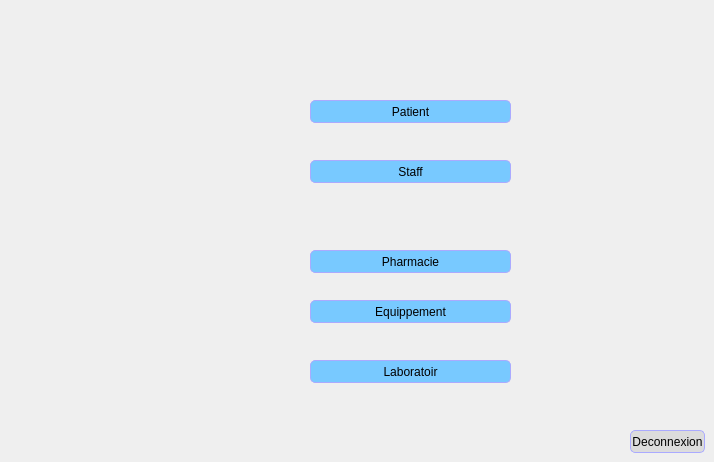
      <widget class="QWidget" name="tab_2">
       <attribute name="title">
        <string>       services       </string>
       </attribute>
       <widget class="QPushButton" name="pushButton_6">
        <property name="geometry">
         <rect>
          <x>310</x>
          <y>360</y>
          <width>201</width>
          <height>23</height>
         </rect>
        </property>
        <property name="styleSheet">
         <string notr="true">QPushButton:checked {
    background-color: qlineargradient(spread:pad, x1:0, y1:0, x2:0, y2:1,   stop:0 rgb(120, 201, 255), stop:1 rgb(120, 0, 255))
}

QPushButton:hover {

	background-color: rgb(170, 255, 255);
}
QPushButton {
     background-color: rgb(120, 201, 255); border: 1px solid black;
	border-color: rgb(170, 170, 255);
     border-radius: 5px;
}</string>
        </property>
        <property name="text">
         <string>Laboratoir</string>
        </property>
       </widget>
       <widget class="QPushButton" name="pushButton_5">
        <property name="geometry">
         <rect>
          <x>310</x>
          <y>300</y>
          <width>201</width>
          <height>23</height>
         </rect>
        </property>
        <property name="styleSheet">
         <string notr="true">QPushButton:checked {
    background-color: qlineargradient(spread:pad, x1:0, y1:0, x2:0, y2:1,   stop:0 rgb(120, 201, 255), stop:1 rgb(120, 0, 255))
}

QPushButton:hover {

	background-color: rgb(170, 255, 255);
}
QPushButton {
     background-color: rgb(120, 201, 255); border: 1px solid black;
	border-color: rgb(170, 170, 255);
     border-radius: 5px;
}</string>
        </property>
        <property name="text">
         <string>Equippement</string>
        </property>
       </widget>
       <widget class="QPushButton" name="pushButton_4">
        <property name="geometry">
         <rect>
          <x>310</x>
          <y>250</y>
          <width>201</width>
          <height>23</height>
         </rect>
        </property>
        <property name="styleSheet">
         <string notr="true">QPushButton:checked {
    background-color: qlineargradient(spread:pad, x1:0, y1:0, x2:0, y2:1,   stop:0 rgb(120, 201, 255), stop:1 rgb(120, 0, 255))
}

QPushButton:hover {

	background-color: rgb(170, 255, 255);
}
QPushButton {
     background-color: rgb(120, 201, 255); border: 1px solid black;
	border-color: rgb(170, 170, 255);
     border-radius: 5px;
}</string>
        </property>
        <property name="text">
         <string>Pharmacie</string>
        </property>
       </widget>
       <widget class="QPushButton" name="pushButton_2">
        <property name="geometry">
         <rect>
          <x>310</x>
          <y>100</y>
          <width>201</width>
          <height>23</height>
         </rect>
        </property>
        <property name="styleSheet">
         <string notr="true">QPushButton:checked {
    background-color: qlineargradient(spread:pad, x1:0, y1:0, x2:0, y2:1,   stop:0 rgb(120, 201, 255), stop:1 rgb(120, 0, 255))
}

QPushButton:hover {

	background-color: rgb(170, 255, 255);
}
QPushButton {
     background-color: rgb(120, 201, 255); border: 1px solid black;
	border-color: rgb(170, 170, 255);
     border-radius: 5px;
}</string>
        </property>
        <property name="text">
         <string>Patient</string>
        </property>
       </widget>
       <widget class="QPushButton" name="pushButton_3">
        <property name="geometry">
         <rect>
          <x>310</x>
          <y>160</y>
          <width>201</width>
          <height>23</height>
         </rect>
        </property>
        <property name="styleSheet">
         <string notr="true">QPushButton:checked {
    background-color: qlineargradient(spread:pad, x1:0, y1:0, x2:0, y2:1,   stop:0 rgb(120, 201, 255), stop:1 rgb(120, 0, 255))
}

QPushButton:hover {

	background-color: rgb(170, 255, 255);
}
QPushButton {
     background-color: rgb(120, 201, 255); border: 1px solid black;
	border-color: rgb(170, 170, 255);
     border-radius: 5px;
}</string>
        </property>
        <property name="text">
         <string>Staff</string>
        </property>
       </widget>
       <widget class="QPushButton" name="pushButton_35">
        <property name="geometry">
         <rect>
          <x>630</x>
          <y>430</y>
          <width>75</width>
          <height>23</height>
         </rect>
        </property>
        <property name="styleSheet">
         <string notr="true">QPushButton:checked {
    background-color: qlineargradient(spread:pad, x1:0, y1:0, x2:0, y2:1,   stop:0 rgb(120, 201, 255), stop:1 rgb(120, 0, 255))
}

QPushButton:hover {

	
	background-color: rgb(255, 0, 0);
}
QPushButton {
    background-color: rgb(220,220,220);
 border: 1px solid black;
	border-color: rgb(170, 170, 255);
     border-radius: 5px;
}</string>
        </property>
        <property name="text">
         <string>Deconnexion</string>
        </property>
       </widget>
      </widget>
